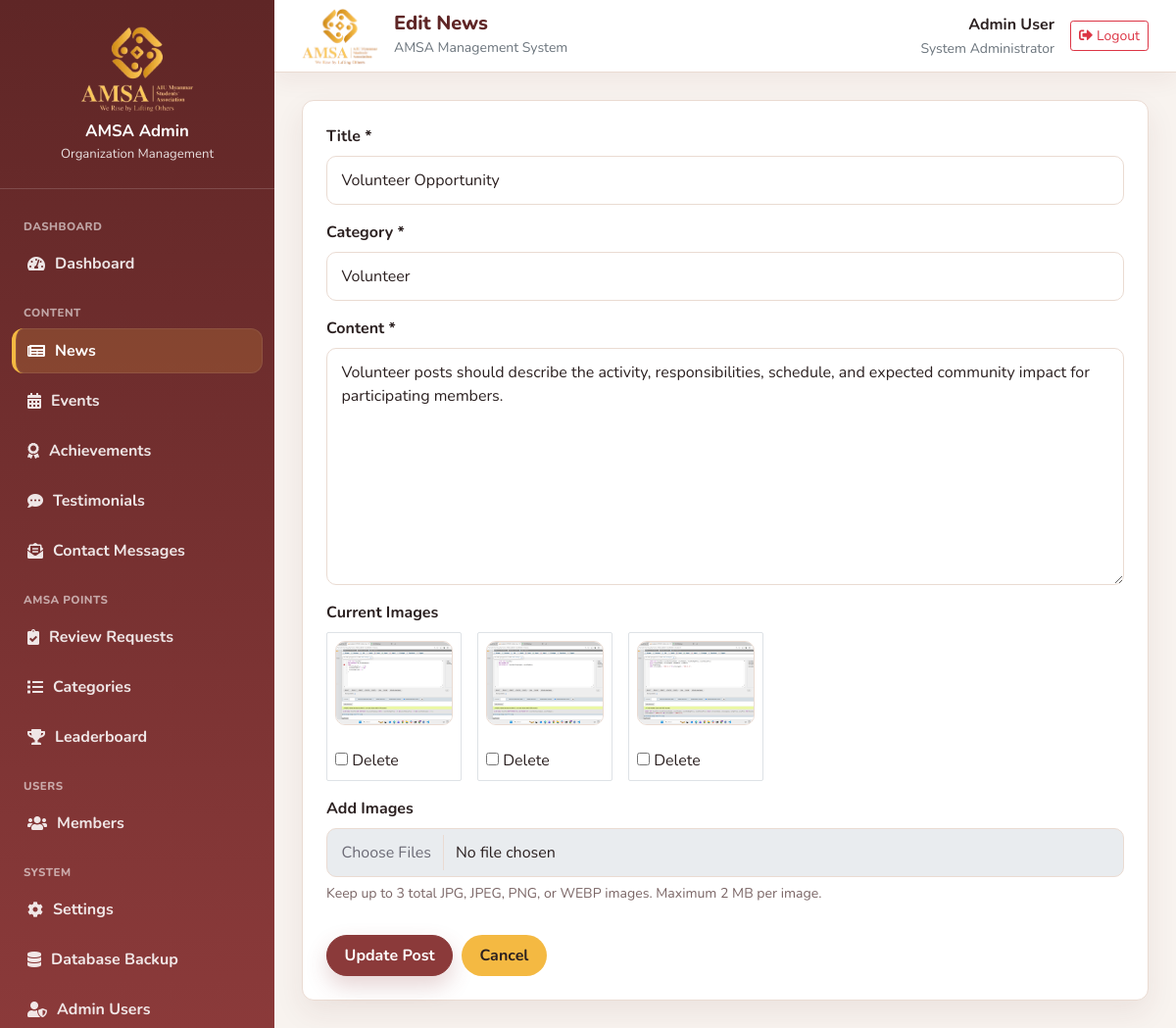
Screenshot of /admin/edit_news.php?id=11 (signed in) with the database file from the repository.
### tables this page shows
CREATE TABLE `user` (
  `id` int(11) NOT NULL,
  `name` varchar(100) NOT NULL,
  `password` varchar(255) NOT NULL,
  `email` varchar(150) NOT NULL,
  `role` enum('member','president','vice_president','secretary','male_treasurer','female_treasurer','system_admin') NOT NULL DEFAULT 'member',
  `status` enum('active','inactive','suspended') NOT NULL DEFAULT 'active',
  `profile_image` varchar(255) DEFAULT NULL,
  `last_login` datetime DEFAULT NULL,
  `created_at` datetime DEFAULT current_timestamp(),
  `updated_at` datetime DEFAULT NULL ON UPDATE current_timestamp()
);

CREATE TABLE `post` (
  `id` int(11) NOT NULL,
  `content` text DEFAULT NULL,
  `category` varchar(100) DEFAULT NULL,
  `title` varchar(200) DEFAULT NULL,
  `upload_date` datetime DEFAULT current_timestamp(),
  `edit_date` datetime DEFAULT NULL,
  `uploaded_by` int(11) DEFAULT NULL,
  `edited_by` int(11) DEFAULT NULL
);

CREATE TABLE `image` (
  `id` int(11) NOT NULL,
  `post_id` int(11) DEFAULT NULL,
  `img_name` varchar(255) DEFAULT NULL
);

### config/database.php (called while the page is built, shortened)
<?php
$conn = new mysqli(DB_HOST, DB_USER, DB_PASS, DB_NAME);
$conn->set_charset("utf8mb4");
function currentUserId() {
    if (isset($_SESSION['user_id'])) {
        return (int) $_SESSION['user_id'];
    }
    return null;
}
function normalizeRole($role) {
    return $role === 'admin' ? 'system_admin' : $role;
}
function roleLabel($role) {
    $labels = [
        'member' => 'Member',
        'president' => 'President',
        'vice_president' => 'Vice President',
        'secretary' => 'Secretary',
        'male_treasurer' => 'Male Treasurer',
        'female_treasurer' => 'Female Treasurer',
        'system_admin' => 'System Administrator',
        'admin' => 'System Administrator',
    ];
    $normalized = normalizeRole($role);
    return $labels[$normalized] ?? 'Unknown';
}
function currentUserRole() {
    global $conn;
    $userId = currentUserId();
    $stmt = $conn->prepare("SELECT role FROM user WHERE id = ? AND status = 'active'");
    $stmt->bind_param("i", $userId);
    $stmt->execute();
    $user = $stmt->get_result()->fetch_assoc();
    if ($user) {
        $role = normalizeRole($user['role']);
        return $role;
    }
    return null;
}
?>

### admin/edit_news.php (the view, shortened to what this page needs)
<?php
require_once '../config/database.php';
$id = isset($_GET['id']) ? (int) $_GET['id'] : 0;
$categories = ['news' => 'News', 'announcement' => 'Announcement', 'workshop' => 'Workshop', 'volunteer' => 'Volunteer', 'community_engagement' => 'Community Engagement'];
$stmt = $conn->prepare("SELECT * FROM post WHERE id = ? AND category IN ('news','announcement','workshop','volunteer','community_engagement')");
$stmt->bind_param("i", $id);
$stmt->execute();
$news = $stmt->get_result()->fetch_assoc();
$imgStmt = $conn->prepare("SELECT * FROM image WHERE post_id = ?");
$imgStmt->bind_param("i", $id);
$imgStmt->execute();
$images = $imgStmt->get_result()->fetch_all(MYSQLI_ASSOC);
$pageTitle = 'Edit News';
include 'includes/header.php';
?>
<div class="admin-card amsa-card p-4">
    <form method="POST" enctype="multipart/form-data">
        <div class="mb-3"><label class="form-label fw-bold">Title *</label><input type="text" class="form-control amsa-form-control" name="title" value="<?php echo htmlspecialchars(htmlspecialchars_decode($news['title'])); ?>" required></div>
        <div class="mb-3"><label class="form-label fw-bold">Category *</label><select class="form-select amsa-form-control" name="category" required><?php foreach ($categories as $value => $label): ?><option value="<?php echo htmlspecialchars($value); ?>" <?php echo $news['category'] === $value ? 'selected' : ''; ?>><?php echo htmlspecialchars($label); ?></option><?php endforeach; ?></select></div>
        <div class="mb-3"><label class="form-label fw-bold">Content *</label><textarea class="form-control amsa-form-control" name="content" rows="9" required><?php echo htmlspecialchars(htmlspecialchars_decode($news['content'])); ?></textarea></div>
        <?php if ($images): ?><div class="mb-3"><label class="form-label fw-bold">Current Images</label><div class="d-flex flex-wrap gap-3"><?php foreach ($images as $img): ?><label class="border rounded p-2 bg-white"><img src="../uploads/<?php echo htmlspecialchars(basename($img['img_name'])); ?>" class="admin-thumb" alt="Current news image"><br><input type="checkbox" name="delete_images[]" value="<?php echo (int) $img['id']; ?>"> Delete</label><?php endforeach; ?></div></div><?php endif; ?>
        <div class="mb-4"><label class="form-label fw-bold">Add Images</label><input type="file" class="form-control amsa-form-control" name="images[]" multiple accept=".jpg,.jpeg,.png,.webp"><small class="admin-help-text">Keep up to 3 total JPG, JPEG, PNG, or WEBP images. Maximum 2 MB per image.</small></div>
        <div class="admin-form-actions">
            <button type="submit" class="btn btn-primary amsa-btn amsa-btn-primary">Update Post</button>
            <a href="dashboard.php" class="btn btn-secondary amsa-btn amsa-btn-secondary">Cancel</a>
        </div>
    </form>
</div>
<?php include 'includes/footer.php'; ?>

### admin/includes/header.php (shortened to what this page needs)
<?php
$pageTitle = $pageTitle ?? 'Admin Panel';
$currentAdminName = $_SESSION['admin_name'] ?? $_SESSION['user_name'] ?? 'Admin User';
$currentAdminRole = roleLabel(currentUserRole());
?>
<!DOCTYPE html>
<html lang="en">
<head>
    <link href="https://cdnjs.cloudflare.com/ajax/libs/font-awesome/5.10.0/css/all.min.css" rel="stylesheet">
    <link href="https://cdn.jsdelivr.net/npm/bootstrap-icons@1.4.1/font/bootstrap-icons.css" rel="stylesheet">
    <link href="../css/bootstrap.min.css" rel="stylesheet">
    <link href="../css/amsa-design-system.css" rel="stylesheet">
    <link href="admin-style.css" rel="stylesheet">
</head>
<body>
<div class="admin-shell">
    <?php include __DIR__ . '/sidebar.php'; ?>
    <main class="admin-main">
        <header class="admin-topbar">
            <div class="d-flex align-items-center gap-3">
                <img src="../img/logo.png" class="admin-topbar-logo" alt="AMSA">
                <div>
                    <h5 class="mb-0 admin-page-title"><?php echo htmlspecialchars($pageTitle); ?></h5>
                    <small class="text-muted">AMSA Management System</small>
                </div>
            </div>
            <div class="d-flex align-items-center gap-3">
                <div class="text-end d-none d-sm-block">
                    <strong class="d-block"><?php echo htmlspecialchars($currentAdminName); ?></strong>
                    <small class="text-muted"><?php echo htmlspecialchars($currentAdminRole); ?></small>
                </div>
                <a href="logout.php" class="btn btn-outline-danger btn-sm"><i class="fas fa-sign-out-alt me-1"></i>Logout</a>
            </div>
        </header>
        <section class="admin-content">

### css/amsa-design-system.css (style rules this page uses)
:root { --amsa-color-primary: #8b3a3a; --amsa-color-primary-dark: #5f2626; --amsa-color-primary-soft: #b55a4a; --amsa-color-gold: #f4b942; --amsa-color-gold-soft: #fff4cf; --amsa-color-bg: #f8f3ef; --amsa-color-surface: #ffffff; --amsa-color-text: #2b2020; --amsa-color-text-muted: #7b6666; --amsa-color-border: #eadbd2; --amsa-color-success: #2f8f57; --amsa-color-error: #b44444; --amsa-color-warning: #f4b942; --amsa-color-info: #6b4a3d; --amsa-color-active: #2f8f57; --amsa-color-inactive: #8f7a72; --amsa-color-suspended: #b44444; --amsa-font-family: "Inter", "Segoe UI", Arial, sans-serif; --amsa-font-size-sm: 0.875rem; --amsa-font-size-base: 1rem; --amsa-font-size-lg: 1.125rem; --amsa-line-height: 1.6; --amsa-space-1: 0.25rem; --amsa-space-2: 0.5rem; --amsa-space-3: 0.75rem; --amsa-space-4: 1rem; --amsa-space-5: 1.5rem; --amsa-space-6: 2rem; --amsa-space-7: 3rem; --amsa-radius-sm: 8px; --amsa-radius-md: 12px; --amsa-radius-lg: 18px; --amsa-radius-pill: 999px; --amsa-shadow-sm: 0 6px 18px rgba(95, 38, 38, 0.08); --amsa-shadow-md: 0 14px 34px rgba(95, 38, 38, 0.12); --amsa-shadow-lg: 0 22px 54px rgba(95, 38, 38, 0.16); --amsa-transition-fast: 150ms ease; --amsa-transition-base: 220ms ease; --amsa-gradient-primary: linear-gradient(135deg, var(--amsa-color-primary-dark), var(--amsa-color-primary), var(--amsa-color-primary-soft)); --amsa-gradient-gold: linear-gradient(135deg, var(--amsa-color-gold), var(--amsa-color-gold-soft)); }
.amsa-card, .amsa-stat-card { background: var(--amsa-color-surface); border: 1px solid var(--amsa-color-border); border-radius: var(--amsa-radius-md); box-shadow: var(--amsa-shadow-sm); }
.amsa-card { padding: var(--amsa-space-5); }
.amsa-btn { display: inline-flex; align-items: center; justify-content: center; gap: var(--amsa-space-2); border: 1px solid transparent; border-radius: var(--amsa-radius-pill); padding: 0.65rem 1.1rem; font-weight: 700; line-height: 1.2; text-decoration: none; cursor: pointer; transition: background-color var(--amsa-transition-base), border-color var(--amsa-transition-base), color var(--amsa-transition-base), transform var(--amsa-transition-fast), box-shadow var(--amsa-transition-base); }
.amsa-btn-primary { background: var(--amsa-color-primary); color: #ffffff; box-shadow: 0 10px 22px rgba(139, 58, 58, 0.22); }
.amsa-btn-secondary { background: var(--amsa-color-gold); color: var(--amsa-color-text); }
.amsa-form-control { width: 100%; border: 1px solid var(--amsa-color-border); border-radius: var(--amsa-radius-sm); padding: 0.75rem 0.9rem; color: var(--amsa-color-text); background: var(--amsa-color-surface); transition: border-color var(--amsa-transition-base), box-shadow var(--amsa-transition-base); }
img, svg { max-width: 100%; }
.amsa-card, .amsa-stat-card, .amsa-alert, .amsa-empty-state, .amsa-table { overflow-wrap: anywhere; }
.amsa-btn, .amsa-form-control, .amsa-table a, .amsa-card a, button, [type="button"], [type="submit"], a { transition: background-color var(--amsa-transition-base), border-color var(--amsa-transition-base), color var(--amsa-transition-base), box-shadow var(--amsa-transition-base), transform var(--amsa-transition-base); }
.amsa-form-group label, label.form-label { color: var(--amsa-color-text); font-weight: 700; }

### rows the page displays
user: role "System Administrator"
post: title "Volunteer Opportunity", category "Volunteer", content "Volunteer posts should describe the activity, responsibilities, schedule, and expected community impact for participating members."
image: img_name (picture)
image: img_name (picture)
image: img_name (picture)

### other values shown
$pageTitle "Edit News"
$currentAdminName "Admin User"
